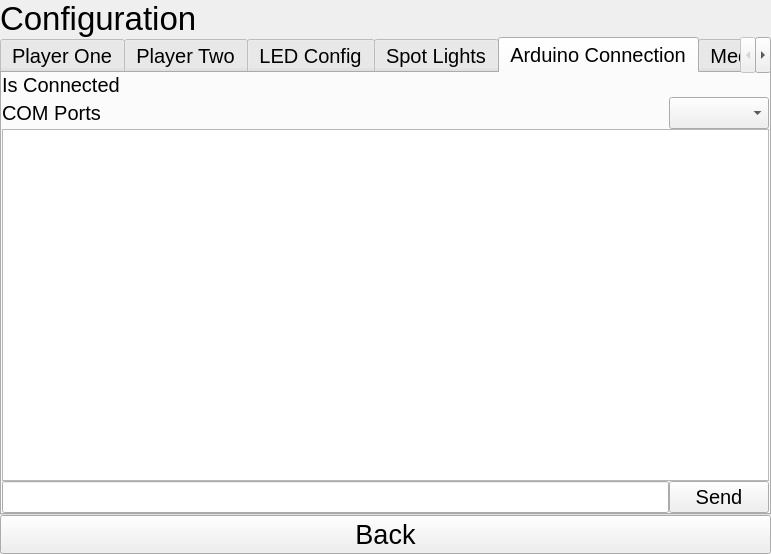
<?xml version="1.0" encoding="UTF-8"?>
<ui version="4.0">
 <class>ConfigurationWidget</class>
 <widget class="QWidget" name="ConfigurationWidget">
  <property name="geometry">
   <rect>
    <x>0</x>
    <y>0</y>
    <width>771</width>
    <height>554</height>
   </rect>
  </property>
  <property name="windowTitle">
   <string>Form</string>
  </property>
  <layout class="QGridLayout" name="gridLayout_2">
   <property name="leftMargin">
    <number>0</number>
   </property>
   <property name="topMargin">
    <number>0</number>
   </property>
   <property name="rightMargin">
    <number>0</number>
   </property>
   <property name="bottomMargin">
    <number>0</number>
   </property>
   <property name="spacing">
    <number>0</number>
   </property>
   <item row="0" column="0">
    <layout class="QGridLayout" name="gridLayout">
     <property name="spacing">
      <number>0</number>
     </property>
     <item row="0" column="0" colspan="2">
      <widget class="QLabel" name="title">
       <property name="sizePolicy">
        <sizepolicy hsizetype="Preferred" vsizetype="Maximum">
         <horstretch>0</horstretch>
         <verstretch>0</verstretch>
        </sizepolicy>
       </property>
       <property name="font">
        <font>
         <pointsize>25</pointsize>
        </font>
       </property>
       <property name="text">
        <string>Configuration</string>
       </property>
      </widget>
     </item>
     <item row="2" column="0" colspan="2">
      <widget class="QPushButton" name="backButton">
       <property name="font">
        <font>
         <pointsize>20</pointsize>
        </font>
       </property>
       <property name="text">
        <string>Back</string>
       </property>
      </widget>
     </item>
     <item row="1" column="0" colspan="2">
      <widget class="QTabWidget" name="tabWidget">
       <property name="font">
        <font>
         <pointsize>15</pointsize>
        </font>
       </property>
       <property name="currentIndex">
        <number>4</number>
       </property>
       <widget class="QWidget" name="playerOneConfig">
        <attribute name="title">
         <string>Player One</string>
        </attribute>
        <layout class="QGridLayout" name="gridLayout_4">
         <property name="leftMargin">
          <number>0</number>
         </property>
         <property name="topMargin">
          <number>0</number>
         </property>
         <property name="rightMargin">
          <number>0</number>
         </property>
         <property name="bottomMargin">
          <number>0</number>
         </property>
         <property name="horizontalSpacing">
          <number>0</number>
         </property>
         <item row="0" column="0">
          <layout class="QGridLayout" name="gridLayout_3">
           <property name="spacing">
            <number>0</number>
           </property>
           <item row="0" column="0" colspan="2">
            <widget class="PlayerStatusLights" name="p1StatusIndicator" native="true">
             <property name="sizePolicy">
              <sizepolicy hsizetype="Preferred" vsizetype="Maximum">
               <horstretch>0</horstretch>
               <verstretch>0</verstretch>
              </sizepolicy>
             </property>
            </widget>
           </item>
           <item row="1" column="1">
            <widget class="ButtonConfigWidget" name="p1ReadySwitchKind" native="true"/>
           </item>
           <item row="2" column="1">
            <widget class="ButtonConfigWidget" name="p1DoorSwitchKind" native="true"/>
           </item>
           <item row="1" column="0">
            <widget class="QLabel" name="label">
             <property name="sizePolicy">
              <sizepolicy hsizetype="Preferred" vsizetype="Maximum">
               <horstretch>0</horstretch>
               <verstretch>0</verstretch>
              </sizepolicy>
             </property>
             <property name="text">
              <string>Ready Switch</string>
             </property>
             <property name="alignment">
              <set>Qt::AlignLeading|Qt::AlignLeft|Qt::AlignTop</set>
             </property>
            </widget>
           </item>
           <item row="3" column="1">
            <widget class="ButtonConfigWidget" name="p1ConceedSwitchKind" native="true"/>
           </item>
           <item row="2" column="0">
            <widget class="QLabel" name="label_2">
             <property name="sizePolicy">
              <sizepolicy hsizetype="Preferred" vsizetype="Maximum">
               <horstretch>0</horstretch>
               <verstretch>0</verstretch>
              </sizepolicy>
             </property>
             <property name="text">
              <string>Door Switch</string>
             </property>
            </widget>
           </item>
           <item row="3" column="0">
            <widget class="QLabel" name="label_3">
             <property name="sizePolicy">
              <sizepolicy hsizetype="Preferred" vsizetype="Maximum">
               <horstretch>0</horstretch>
               <verstretch>0</verstretch>
              </sizepolicy>
             </property>
             <property name="text">
              <string>Conceed Switch</string>
             </property>
            </widget>
           </item>
           <item row="4" column="0">
            <widget class="QLabel" name="label_4">
             <property name="sizePolicy">
              <sizepolicy hsizetype="Preferred" vsizetype="Maximum">
               <horstretch>0</horstretch>
               <verstretch>0</verstretch>
              </sizepolicy>
             </property>
             <property name="text">
              <string>Trap Door Switch</string>
             </property>
            </widget>
           </item>
           <item row="4" column="1">
            <widget class="ButtonConfigWidget" name="p1TrapDoorSwitchKind" native="true"/>
           </item>
          </layout>
         </item>
        </layout>
       </widget>
       <widget class="QWidget" name="playerTwoConfig">
        <attribute name="title">
         <string>Player Two</string>
        </attribute>
        <layout class="QGridLayout" name="gridLayout_6">
         <property name="leftMargin">
          <number>0</number>
         </property>
         <property name="topMargin">
          <number>0</number>
         </property>
         <property name="rightMargin">
          <number>0</number>
         </property>
         <property name="bottomMargin">
          <number>0</number>
         </property>
         <property name="spacing">
          <number>0</number>
         </property>
         <item row="0" column="0">
          <layout class="QGridLayout" name="gridLayout_5">
           <property name="spacing">
            <number>0</number>
           </property>
           <item row="2" column="0">
            <widget class="QLabel" name="label_6">
             <property name="sizePolicy">
              <sizepolicy hsizetype="Preferred" vsizetype="Maximum">
               <horstretch>0</horstretch>
               <verstretch>0</verstretch>
              </sizepolicy>
             </property>
             <property name="text">
              <string>Door Switch</string>
             </property>
            </widget>
           </item>
           <item row="0" column="0" colspan="2">
            <widget class="PlayerStatusLights" name="p2StatusIndicator" native="true">
             <property name="sizePolicy">
              <sizepolicy hsizetype="Preferred" vsizetype="Maximum">
               <horstretch>0</horstretch>
               <verstretch>0</verstretch>
              </sizepolicy>
             </property>
            </widget>
           </item>
           <item row="3" column="0">
            <widget class="QLabel" name="label_7">
             <property name="sizePolicy">
              <sizepolicy hsizetype="Preferred" vsizetype="Maximum">
               <horstretch>0</horstretch>
               <verstretch>0</verstretch>
              </sizepolicy>
             </property>
             <property name="text">
              <string>Conceed Switch</string>
             </property>
            </widget>
           </item>
           <item row="1" column="1">
            <widget class="ButtonConfigWidget" name="p2ReadySwitchKind" native="true"/>
           </item>
           <item row="1" column="0">
            <widget class="QLabel" name="label_5">
             <property name="sizePolicy">
              <sizepolicy hsizetype="Preferred" vsizetype="Maximum">
               <horstretch>0</horstretch>
               <verstretch>0</verstretch>
              </sizepolicy>
             </property>
             <property name="text">
              <string>Ready Switch</string>
             </property>
            </widget>
           </item>
           <item row="4" column="0">
            <widget class="QLabel" name="label_8">
             <property name="sizePolicy">
              <sizepolicy hsizetype="Preferred" vsizetype="Maximum">
               <horstretch>0</horstretch>
               <verstretch>0</verstretch>
              </sizepolicy>
             </property>
             <property name="text">
              <string>Trap Door Switch</string>
             </property>
            </widget>
           </item>
           <item row="2" column="1">
            <widget class="ButtonConfigWidget" name="p2DoorSwitchKind" native="true"/>
           </item>
           <item row="3" column="1">
            <widget class="ButtonConfigWidget" name="p2ConceedSwitchKind" native="true"/>
           </item>
           <item row="4" column="1">
            <widget class="ButtonConfigWidget" name="p2TrapDoorSwitchKind" native="true"/>
           </item>
          </layout>
         </item>
        </layout>
       </widget>
       <widget class="QWidget" name="ledConfigTab">
        <attribute name="title">
         <string>LED Config</string>
        </attribute>
        <layout class="QGridLayout" name="gridLayout_8">
         <property name="leftMargin">
          <number>0</number>
         </property>
         <property name="topMargin">
          <number>0</number>
         </property>
         <property name="rightMargin">
          <number>0</number>
         </property>
         <property name="bottomMargin">
          <number>0</number>
         </property>
         <property name="spacing">
          <number>0</number>
         </property>
         <item row="0" column="0">
          <layout class="QGridLayout" name="gridLayout_7">
           <item row="0" column="0">
            <widget class="LEDControlWidget" name="ledConfig" native="true"/>
           </item>
          </layout>
         </item>
        </layout>
       </widget>
       <widget class="QWidget" name="relayConfig">
        <attribute name="title">
         <string>Spot Lights</string>
        </attribute>
        <layout class="QGridLayout" name="gridLayout_10">
         <property name="leftMargin">
          <number>0</number>
         </property>
         <property name="topMargin">
          <number>0</number>
         </property>
         <property name="rightMargin">
          <number>0</number>
         </property>
         <property name="bottomMargin">
          <number>0</number>
         </property>
         <property name="spacing">
          <number>0</number>
         </property>
         <item row="0" column="0">
          <layout class="QGridLayout" name="gridLayout_9"/>
         </item>
        </layout>
       </widget>
       <widget class="QWidget" name="arduinoConfig">
        <attribute name="title">
         <string>Arduino Connection</string>
        </attribute>
        <layout class="QGridLayout" name="gridLayout_12">
         <property name="leftMargin">
          <number>0</number>
         </property>
         <property name="topMargin">
          <number>0</number>
         </property>
         <property name="rightMargin">
          <number>0</number>
         </property>
         <property name="bottomMargin">
          <number>0</number>
         </property>
         <property name="spacing">
          <number>0</number>
         </property>
         <item row="0" column="0">
          <layout class="QGridLayout" name="gridLayout_11">
           <property name="spacing">
            <number>0</number>
           </property>
           <item row="0" column="0">
            <widget class="QLabel" name="label_9">
             <property name="sizePolicy">
              <sizepolicy hsizetype="Preferred" vsizetype="Maximum">
               <horstretch>0</horstretch>
               <verstretch>0</verstretch>
              </sizepolicy>
             </property>
             <property name="text">
              <string>Is Connected</string>
             </property>
            </widget>
           </item>
           <item row="1" column="0">
            <widget class="QLabel" name="label_10">
             <property name="sizePolicy">
              <sizepolicy hsizetype="Preferred" vsizetype="Maximum">
               <horstretch>0</horstretch>
               <verstretch>0</verstretch>
              </sizepolicy>
             </property>
             <property name="text">
              <string>COM Ports</string>
             </property>
            </widget>
           </item>
           <item row="0" column="1">
            <widget class="StateIndicatorWidget" name="arduinoConnectionIndicator" native="true"/>
           </item>
           <item row="2" column="0" colspan="2">
            <widget class="QPlainTextEdit" name="arduinoTextLog">
             <property name="lineWrapMode">
              <enum>QPlainTextEdit::NoWrap</enum>
             </property>
             <property name="readOnly">
              <bool>true</bool>
             </property>
            </widget>
           </item>
           <item row="1" column="1">
            <widget class="QComboBox" name="availableComPorts"/>
           </item>
           <item row="3" column="0">
            <widget class="QLineEdit" name="arduinoCmdLineEdit"/>
           </item>
           <item row="3" column="1">
            <widget class="QPushButton" name="sendArduinoCmdButton">
             <property name="text">
              <string>Send</string>
             </property>
            </widget>
           </item>
          </layout>
         </item>
        </layout>
       </widget>
       <widget class="QWidget" name="medaiControl">
        <attribute name="title">
         <string>Media Tests</string>
        </attribute>
        <layout class="QGridLayout" name="gridLayout_14">
         <property name="leftMargin">
          <number>0</number>
         </property>
         <property name="topMargin">
          <number>0</number>
         </property>
         <property name="rightMargin">
          <number>0</number>
         </property>
         <property name="bottomMargin">
          <number>0</number>
         </property>
         <property name="spacing">
          <number>0</number>
         </property>
         <item row="0" column="0">
          <layout class="QGridLayout" name="gridLayout_13">
           <item row="2" column="0">
            <widget class="QPushButton" name="showPlayerWinsButton">
             <property name="text">
              <string>Show Player Wins Screen</string>
             </property>
            </widget>
           </item>
           <item row="2" column="1">
            <widget class="QLineEdit" name="winningPlayerNameInpuit">
             <property name="text">
              <string>Configuration Test</string>
             </property>
            </widget>
           </item>
           <item row="0" column="0">
            <widget class="QPushButton" name="showCannonButton">
             <property name="text">
              <string>Show Cannon</string>
             </property>
            </widget>
           </item>
           <item row="3" column="0">
            <widget class="QPushButton" name="restoreMediaScreen">
             <property name="text">
              <string>Restor Media Screen</string>
             </property>
            </widget>
           </item>
          </layout>
         </item>
        </layout>
       </widget>
      </widget>
     </item>
    </layout>
   </item>
  </layout>
 </widget>
 <customwidgets>
  <customwidget>
   <class>ButtonConfigWidget</class>
   <extends>QWidget</extends>
   <header>buttonconfigwidget.h</header>
   <container>1</container>
  </customwidget>
  <customwidget>
   <class>PlayerStatusLights</class>
   <extends>QWidget</extends>
   <header>playerstatuslights.h</header>
   <container>1</container>
  </customwidget>
  <customwidget>
   <class>StateIndicatorWidget</class>
   <extends>QWidget</extends>
   <header>stateindicatorwidget.h</header>
   <container>1</container>
  </customwidget>
  <customwidget>
   <class>LEDControlWidget</class>
   <extends>QWidget</extends>
   <header>ledcontrolwidget.h</header>
   <container>1</container>
  </customwidget>
 </customwidgets>
 <resources/>
 <connections/>
</ui>
